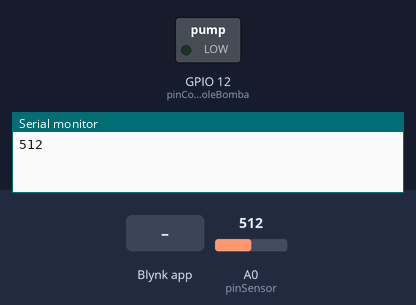
This sketch was run on a simulated ESP8266 (NodeMCU). On the bench: switched loads named in the sketch (green lamp = pin HIGH), the last lines printed to the serial monitor. The test bench sets the inputs (shaded band); at power-on: A0 (pinSensor) = 512. WiFi joins after 1.5 s; servers stay silent unless stated.

Above: at 3.0 s.
3.1 s: Blynk app writes 1 to V1
At 4.3 s:
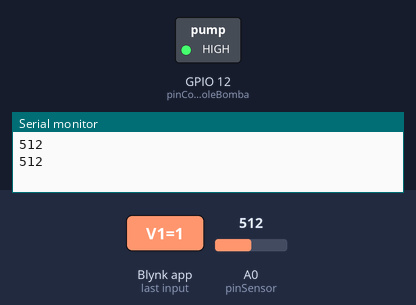
5.3 s: Blynk app writes 1 to V0
At 6.9 s:
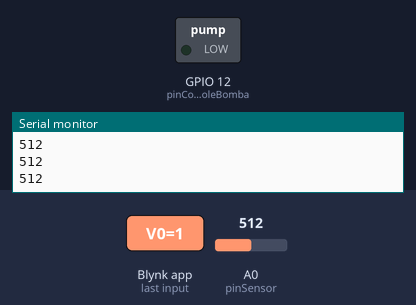
7.3 s: Blynk app writes 0 to V0
At 8.5 s:
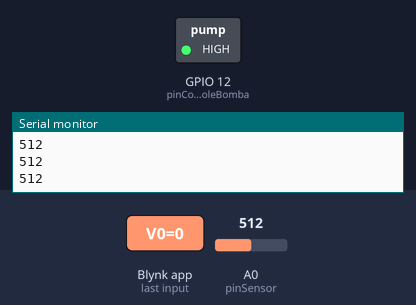
Timing chart, 0 to 10.3 s (numbered marks = the images above; inputs shaded):
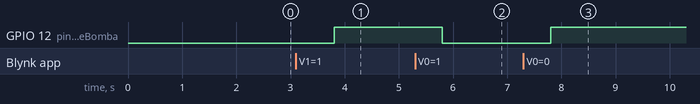

The sketch:

monitoramento_Agricultura.ino
```cpp
#define BLYNK_TEMPLATE_ID "##################"
#define BLYNK_DEVICE_NAME "Aplicação do IoT na Agricultura"
#define BLYNK_AUTH_TOKEN "###################"

// Comment this out to disable prints and save space
#define BLYNK_PRINT Serial

#include <ESP8266WiFi.h>
#include <BlynkSimpleEsp8266.h>

char auth[] = BLYNK_AUTH_TOKEN;

// WiFi credentials.
char ssid[] = "";
char pass[] = "";

BlynkTimer timer;
const int pinSensor = A0;
int valorUmidade = 0;
const int pinControleBomba = 12;

int controleAutomatico = 0;
int ligarBomba = 0;
int bombaLigada = 0;

BLYNK_WRITE(V0)
{
  controleAutomatico = param.asInt();
}

BLYNK_WRITE(V1)
{
  ligarBomba = param.asInt();
}

void flipflopBomba() // Função que mandará o sinal para ligar ou desligar a Bomba
{
  if (bombaLigada == 1)
  {
    digitalWrite(pinControleBomba, LOW);
    bombaLigada = 0;
  }
  else
  {
    bombaLigada = 1;
  }

  digitalWrite(pinControleBomba, HIGH);
  delay(500);

}

void enviarDadosUmidade() // Função responsável por analizar o valor da umidade atual e enviar para o Blynk
{
  valorUmidade = analogRead(pinSensor); // Os valores de entrada será entre 0 e 1024.
  Serial.println(valorUmidade);
  Blynk.virtualWrite(V4, valorUmidade);
}


void monitoraPlantacao() // Função que irá controlar a bomba caso o controle da plantação seja Automático.
{
    if(valorUmidade > 1000) // Caso o solo esteja seco.
    {
       digitalWrite(pinControleBomba, HIGH);
    }
    else
    {
      digitalWrite(pinControleBomba, LOW);
    }
}

void verificarModoDeControle()
{
  if(controleAutomatico == 1)
  {
      monitoraPlantacao();
  }
  else
  {
    if(ligarBomba == 1)
    {
      digitalWrite(pinControleBomba, HIGH);
    }
    else
    {
      digitalWrite(pinControleBomba, LOW);
    }
  }
}

void setup()
{
  Serial.begin(9600);
  Blynk.begin(auth, ssid, pass);

  pinMode(pinSensor, INPUT);
  pinMode(pinControleBomba, OUTPUT);

  // Configurando função para ser chamada a cada segundo.
  timer.setInterval(1000L, enviarDadosUmidade);
  timer.setInterval(1000L, verificarModoDeControle);
}

void loop()
{
  Blynk.run();
  timer.run();
}
```

Measured:
- after the input at 3.1 s, GPIO 12 (pinControleBomba): LOW → HIGH after 0.70 s
- after the input at 5.3 s, GPIO 12 (pinControleBomba): HIGH → LOW after 0.50 s
- after the input at 7.3 s, GPIO 12 (pinControleBomba): LOW → HIGH after 0.50 s
